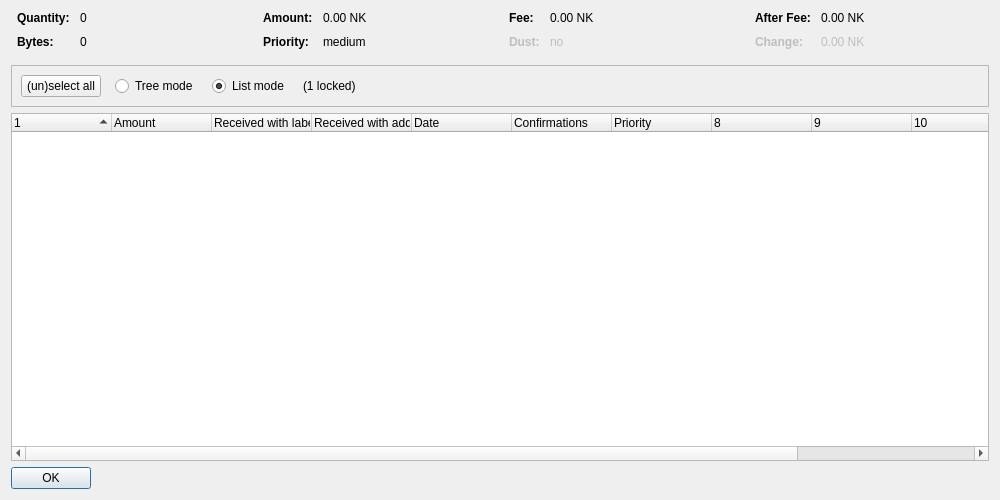
<?xml version="1.0" encoding="UTF-8"?>
<ui version="4.0">
 <class>CoinControlDialog</class>
 <widget class="QDialog" name="CoinControlDialog">
  <property name="geometry">
   <rect>
    <x>0</x>
    <y>0</y>
    <width>1000</width>
    <height>500</height>
   </rect>
  </property>
  <property name="windowTitle">
   <string>Coin Selection</string>
  </property>
  <layout class="QVBoxLayout" name="verticalLayout">
   <item>
    <layout class="QHBoxLayout" name="horizontalLayoutTop" stretch="0,0,0,0">
     <property name="topMargin">
      <number>0</number>
     </property>
     <property name="bottomMargin">
      <number>10</number>
     </property>
     <item>
      <layout class="QFormLayout" name="formLayoutCoinControl1">
       <property name="horizontalSpacing">
        <number>10</number>
       </property>
       <property name="verticalSpacing">
        <number>10</number>
       </property>
       <property name="leftMargin">
        <number>6</number>
       </property>
       <property name="rightMargin">
        <number>6</number>
       </property>
       <item row="0" column="0">
        <widget class="QLabel" name="labelCoinControlQuantityText">
         <property name="font">
          <font>
           <weight>75</weight>
           <bold>true</bold>
          </font>
         </property>
         <property name="text">
          <string>Quantity:</string>
         </property>
        </widget>
       </item>
       <item row="0" column="1">
        <widget class="QLabel" name="labelCoinControlQuantity">
         <property name="cursor">
          <cursorShape>IBeamCursor</cursorShape>
         </property>
         <property name="contextMenuPolicy">
          <enum>Qt::ActionsContextMenu</enum>
         </property>
         <property name="text">
          <string notr="true">0</string>
         </property>
         <property name="textInteractionFlags">
          <set>Qt::LinksAccessibleByMouse|Qt::TextSelectableByKeyboard|Qt::TextSelectableByMouse</set>
         </property>
        </widget>
       </item>
       <item row="1" column="0">
        <widget class="QLabel" name="labelCoinControlBytesText">
         <property name="font">
          <font>
           <weight>75</weight>
           <bold>true</bold>
          </font>
         </property>
         <property name="text">
          <string>Bytes:</string>
         </property>
        </widget>
       </item>
       <item row="1" column="1">
        <widget class="QLabel" name="labelCoinControlBytes">
         <property name="cursor">
          <cursorShape>IBeamCursor</cursorShape>
         </property>
         <property name="contextMenuPolicy">
          <enum>Qt::ActionsContextMenu</enum>
         </property>
         <property name="text">
          <string notr="true">0</string>
         </property>
         <property name="textInteractionFlags">
          <set>Qt::LinksAccessibleByMouse|Qt::TextSelectableByKeyboard|Qt::TextSelectableByMouse</set>
         </property>
        </widget>
       </item>
      </layout>
     </item>
     <item>
      <layout class="QFormLayout" name="formLayoutCoinControl2">
       <property name="horizontalSpacing">
        <number>10</number>
       </property>
       <property name="verticalSpacing">
        <number>10</number>
       </property>
       <property name="leftMargin">
        <number>6</number>
       </property>
       <property name="rightMargin">
        <number>6</number>
       </property>
       <item row="0" column="0">
        <widget class="QLabel" name="labelCoinControlAmountText">
         <property name="font">
          <font>
           <weight>75</weight>
           <bold>true</bold>
          </font>
         </property>
         <property name="text">
          <string>Amount:</string>
         </property>
        </widget>
       </item>
       <item row="0" column="1">
        <widget class="QLabel" name="labelCoinControlAmount">
         <property name="cursor">
          <cursorShape>IBeamCursor</cursorShape>
         </property>
         <property name="contextMenuPolicy">
          <enum>Qt::ActionsContextMenu</enum>
         </property>
         <property name="text">
          <string notr="true">0.00 NK</string>
         </property>
         <property name="textInteractionFlags">
          <set>Qt::LinksAccessibleByMouse|Qt::TextSelectableByKeyboard|Qt::TextSelectableByMouse</set>
         </property>
        </widget>
       </item>
       <item row="1" column="0">
        <widget class="QLabel" name="labelCoinControlPriorityText">
         <property name="font">
          <font>
           <weight>75</weight>
           <bold>true</bold>
          </font>
         </property>
         <property name="text">
          <string>Priority:</string>
         </property>
        </widget>
       </item>
       <item row="1" column="1">
        <widget class="QLabel" name="labelCoinControlPriority">
         <property name="cursor">
          <cursorShape>IBeamCursor</cursorShape>
         </property>
         <property name="contextMenuPolicy">
          <enum>Qt::ActionsContextMenu</enum>
         </property>
         <property name="text">
          <string notr="true">medium</string>
         </property>
         <property name="textInteractionFlags">
          <set>Qt::LinksAccessibleByMouse|Qt::TextSelectableByKeyboard|Qt::TextSelectableByMouse</set>
         </property>
        </widget>
       </item>
      </layout>
     </item>
     <item>
      <layout class="QFormLayout" name="formLayoutCoinControl3">
       <property name="horizontalSpacing">
        <number>10</number>
       </property>
       <property name="verticalSpacing">
        <number>10</number>
       </property>
       <property name="leftMargin">
        <number>6</number>
       </property>
       <property name="rightMargin">
        <number>6</number>
       </property>
       <item row="0" column="0">
        <widget class="QLabel" name="labelCoinControlFeeText">
         <property name="font">
          <font>
           <weight>75</weight>
           <bold>true</bold>
          </font>
         </property>
         <property name="text">
          <string>Fee:</string>
         </property>
        </widget>
       </item>
       <item row="0" column="1">
        <widget class="QLabel" name="labelCoinControlFee">
         <property name="cursor">
          <cursorShape>IBeamCursor</cursorShape>
         </property>
         <property name="contextMenuPolicy">
          <enum>Qt::ActionsContextMenu</enum>
         </property>
         <property name="text">
          <string notr="true">0.00 NK</string>
         </property>
         <property name="textInteractionFlags">
          <set>Qt::LinksAccessibleByMouse|Qt::TextSelectableByKeyboard|Qt::TextSelectableByMouse</set>
         </property>
        </widget>
       </item>
       <item row="1" column="0">
        <widget class="QLabel" name="labelCoinControlLowOutputText">
         <property name="enabled">
          <bool>false</bool>
         </property>
         <property name="font">
          <font>
           <weight>75</weight>
           <bold>true</bold>
          </font>
         </property>
         <property name="text">
          <string>Dust:</string>
         </property>
        </widget>
       </item>
       <item row="1" column="1">
        <widget class="QLabel" name="labelCoinControlLowOutput">
         <property name="enabled">
          <bool>false</bool>
         </property>
         <property name="cursor">
          <cursorShape>IBeamCursor</cursorShape>
         </property>
         <property name="contextMenuPolicy">
          <enum>Qt::ActionsContextMenu</enum>
         </property>
         <property name="text">
          <string notr="true">no</string>
         </property>
         <property name="textInteractionFlags">
          <set>Qt::LinksAccessibleByMouse|Qt::TextSelectableByKeyboard|Qt::TextSelectableByMouse</set>
         </property>
        </widget>
       </item>
      </layout>
     </item>
     <item>
      <layout class="QFormLayout" name="formLayoutCoinControl4">
       <property name="horizontalSpacing">
        <number>10</number>
       </property>
       <property name="verticalSpacing">
        <number>10</number>
       </property>
       <property name="leftMargin">
        <number>6</number>
       </property>
       <property name="rightMargin">
        <number>6</number>
       </property>
       <item row="0" column="0">
        <widget class="QLabel" name="labelCoinControlAfterFeeText">
         <property name="font">
          <font>
           <weight>75</weight>
           <bold>true</bold>
          </font>
         </property>
         <property name="text">
          <string>After Fee:</string>
         </property>
        </widget>
       </item>
       <item row="0" column="1">
        <widget class="QLabel" name="labelCoinControlAfterFee">
         <property name="cursor">
          <cursorShape>IBeamCursor</cursorShape>
         </property>
         <property name="contextMenuPolicy">
          <enum>Qt::ActionsContextMenu</enum>
         </property>
         <property name="text">
          <string notr="true">0.00 NK</string>
         </property>
         <property name="textInteractionFlags">
          <set>Qt::LinksAccessibleByMouse|Qt::TextSelectableByKeyboard|Qt::TextSelectableByMouse</set>
         </property>
        </widget>
       </item>
       <item row="1" column="0">
        <widget class="QLabel" name="labelCoinControlChangeText">
         <property name="enabled">
          <bool>false</bool>
         </property>
         <property name="font">
          <font>
           <weight>75</weight>
           <bold>true</bold>
          </font>
         </property>
         <property name="text">
          <string>Change:</string>
         </property>
        </widget>
       </item>
       <item row="1" column="1">
        <widget class="QLabel" name="labelCoinControlChange">
         <property name="enabled">
          <bool>false</bool>
         </property>
         <property name="cursor">
          <cursorShape>IBeamCursor</cursorShape>
         </property>
         <property name="contextMenuPolicy">
          <enum>Qt::ActionsContextMenu</enum>
         </property>
         <property name="text">
          <string notr="true">0.00 NK</string>
         </property>
         <property name="textInteractionFlags">
          <set>Qt::LinksAccessibleByMouse|Qt::TextSelectableByKeyboard|Qt::TextSelectableByMouse</set>
         </property>
        </widget>
       </item>
      </layout>
     </item>
    </layout>
   </item>
   <item>
    <widget class="QFrame" name="frame">
     <property name="minimumSize">
      <size>
       <width>0</width>
       <height>40</height>
      </size>
     </property>
     <property name="frameShape">
      <enum>QFrame::StyledPanel</enum>
     </property>
     <property name="frameShadow">
      <enum>QFrame::Sunken</enum>
     </property>
     <layout class="QHBoxLayout" name="horizontalLayout">
      <item>
       <layout class="QHBoxLayout" name="horizontalLayoutPanel" stretch="0,0,0,0,0">
        <property name="spacing">
         <number>14</number>
        </property>
        <item>
         <widget class="QPushButton" name="pushButtonSelectAll">
          <property name="sizePolicy">
           <sizepolicy hsizetype="Maximum" vsizetype="Fixed">
            <horstretch>0</horstretch>
            <verstretch>0</verstretch>
           </sizepolicy>
          </property>
          <property name="text">
           <string>(un)select all</string>
          </property>
          <property name="autoDefault">
           <bool>false</bool>
          </property>
         </widget>
        </item>
        <item>
         <widget class="QRadioButton" name="radioTreeMode">
          <property name="sizePolicy">
           <sizepolicy hsizetype="Maximum" vsizetype="Fixed">
            <horstretch>0</horstretch>
            <verstretch>0</verstretch>
           </sizepolicy>
          </property>
          <property name="text">
           <string>Tree mode</string>
          </property>
         </widget>
        </item>
        <item>
         <widget class="QRadioButton" name="radioListMode">
          <property name="sizePolicy">
           <sizepolicy hsizetype="Maximum" vsizetype="Fixed">
            <horstretch>0</horstretch>
            <verstretch>0</verstretch>
           </sizepolicy>
          </property>
          <property name="text">
           <string>List mode</string>
          </property>
          <property name="checked">
           <bool>true</bool>
          </property>
         </widget>
        </item>
        <item>
         <widget class="QLabel" name="labelLocked">
          <property name="text">
           <string notr="true">(1 locked)</string>
          </property>
         </widget>
        </item>
        <item>
         <spacer name="horizontalSpacer">
          <property name="orientation">
           <enum>Qt::Horizontal</enum>
          </property>
          <property name="sizeHint" stdset="0">
           <size>
            <width>40</width>
            <height>20</height>
           </size>
          </property>
         </spacer>
        </item>
       </layout>
      </item>
     </layout>
    </widget>
   </item>
   <item>
    <widget class="CoinControlTreeWidget" name="treeWidget">
     <property name="contextMenuPolicy">
      <enum>Qt::CustomContextMenu</enum>
     </property>
     <property name="sortingEnabled">
      <bool>false</bool>
     </property>
     <property name="columnCount">
      <number>12</number>
     </property>
     <attribute name="headerShowSortIndicator" stdset="0">
      <bool>true</bool>
     </attribute>
     <attribute name="headerStretchLastSection">
      <bool>false</bool>
     </attribute>
     <column>
      <property name="text">
       <string/>
      </property>
     </column>
     <column>
      <property name="text">
       <string>Amount</string>
      </property>
     </column>
     <column>
      <property name="text">
       <string>Received with label</string>
      </property>
     </column>
     <column>
      <property name="text">
       <string>Received with address</string>
      </property>
     </column>
     <column>
      <property name="text">
       <string>Date</string>
      </property>
     </column>
     <column>
      <property name="text">
       <string>Confirmations</string>
      </property>
      <property name="toolTip">
       <string>Confirmed</string>
      </property>
     </column>
     <column>
      <property name="text">
       <string>Priority</string>
      </property>
     </column>
     <column>
      <property name="text">
       <string/>
      </property>
     </column>
     <column>
      <property name="text">
       <string/>
      </property>
     </column>
     <column>
      <property name="text">
       <string/>
      </property>
     </column>
     <column>
      <property name="text">
       <string/>
      </property>
     </column>
     <column>
      <property name="text">
       <string/>
      </property>
     </column>
    </widget>
   </item>
   <item>
    <widget class="QDialogButtonBox" name="buttonBox">
     <property name="sizePolicy">
      <sizepolicy hsizetype="Maximum" vsizetype="Fixed">
       <horstretch>0</horstretch>
       <verstretch>0</verstretch>
      </sizepolicy>
     </property>
     <property name="orientation">
      <enum>Qt::Horizontal</enum>
     </property>
     <property name="standardButtons">
      <set>QDialogButtonBox::Ok</set>
     </property>
    </widget>
   </item>
  </layout>
 </widget>
 <customwidgets>
  <customwidget>
   <class>CoinControlTreeWidget</class>
   <extends>QTreeWidget</extends>
   <header>coincontroltreewidget.h</header>
  </customwidget>
 </customwidgets>
 <resources/>
 <connections/>
</ui>
